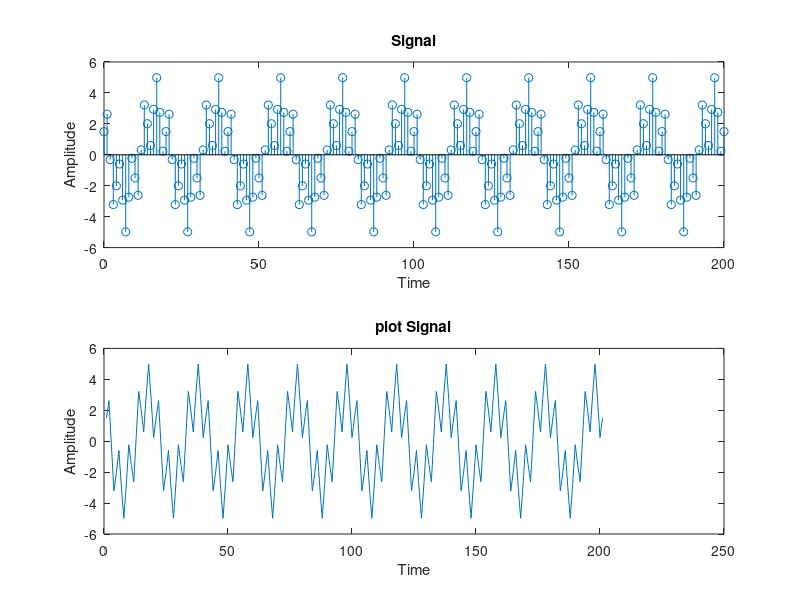

MATLAB code to generate this figure:
clc;
close all;
clear all;
n=0:1:200;
x=3*cos(0.1*pi*n+(pi/3))+2*sin(.5*pi*n);


subplot(2,1,1);
stem(n,x);
title('Signal');
xlabel('Time');
ylabel('Amplitude');

subplot(2,1,2);
plot(x);
title('plot Signal');
xlabel('Time');
ylabel('Amplitude');